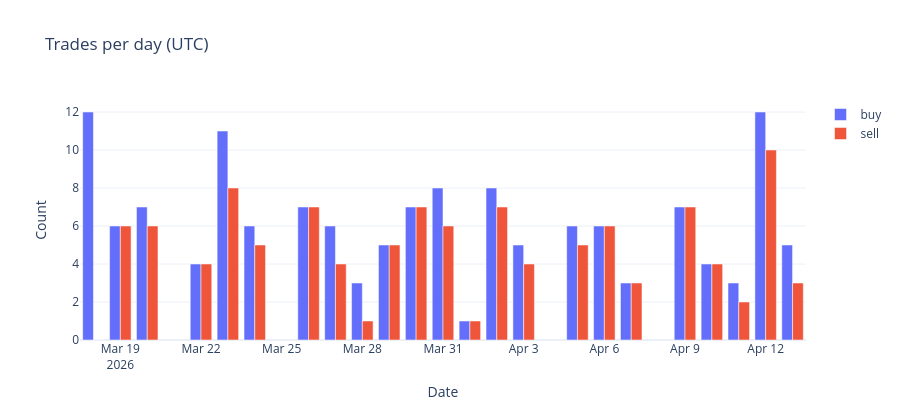

This figure's notebook cell:
### Markdown cell above
## Activity rhythm

Buys and sells per **calendar day** (UTC).

### Code cell
df["day"] = df["time"].dt.date
daily = (
    df.groupby(["day", "action"], as_index=False)
    .size()
    .pivot(index="day", columns="action", values="size")
    .fillna(0)
    .astype(int)
)
for c in ["buy", "sell"]:
    if c not in daily.columns:
        daily[c] = 0
daily = daily[["buy", "sell"]]

fig = go.Figure(
    data=[
        go.Bar(name="buy", x=daily.index.astype(str), y=daily["buy"], marker_color="#636EFA"),
        go.Bar(name="sell", x=daily.index.astype(str), y=daily["sell"], marker_color="#EF553B"),
    ]
)
fig.update_layout(
    barmode="group",
    title="Trades per day (UTC)",
    xaxis_title="Date",
    yaxis_title="Count",
    template="plotly_white",
    height=420,
)
fig.show()

daily

### Figure 1 — Plotly figure (JSON) as saved in the notebook; plotly's stock layout.template omitted (floating-point values rounded to 4 significant figures)
{"data": [{"marker": {"color": "#636EFA"}, "name": "buy", "type": "bar", "x": ["2026-03-18", "2026-03-19", "2026-03-20", "2026-03-22", "2026-03-23", "2026-03-24", "2026-03-26", "2026-03-27", "2026-03-28", "2026-03-29", "2026-03-30", "2026-03-31", "2026-04-01", "2026-04-02", "2026-04-03", "2026-04-05", "2026-04-06", "2026-04-07", "2026-04-09", "2026-04-10", "2026-04-11", "2026-04-12", "2026-04-13"], "y": [12, 6, 7, 4, 11, 6, 7, 6, 3, 5, 7, 8, 1, 8, 5, 6, 6, 3, 7, 4, 3, 12, 5]}, {"marker": {"color": "#EF553B"}, "name": "sell", "type": "bar", "x": ["2026-03-18", "2026-03-19", "2026-03-20", "2026-03-22", "2026-03-23", "2026-03-24", "2026-03-26", "2026-03-27", "2026-03-28", "2026-03-29", "2026-03-30", "2026-03-31", "2026-04-01", "2026-04-02", "2026-04-03", "2026-04-05", "2026-04-06", "2026-04-07", "2026-04-09", "2026-04-10", "2026-04-11", "2026-04-12", "2026-04-13"], "y": [0, 6, 6, 4, 8, 5, 7, 4, 1, 5, 7, 6, 1, 7, 4, 5, 6, 3, 7, 4, 2, 10, 3]}], "layout": {"barmode": "group", "height": 420, "title": {"text": "Trades per day (UTC)"}, "xaxis": {"title": {"text": "Date"}}, "yaxis": {"title": {"text": "Count"}}}}
